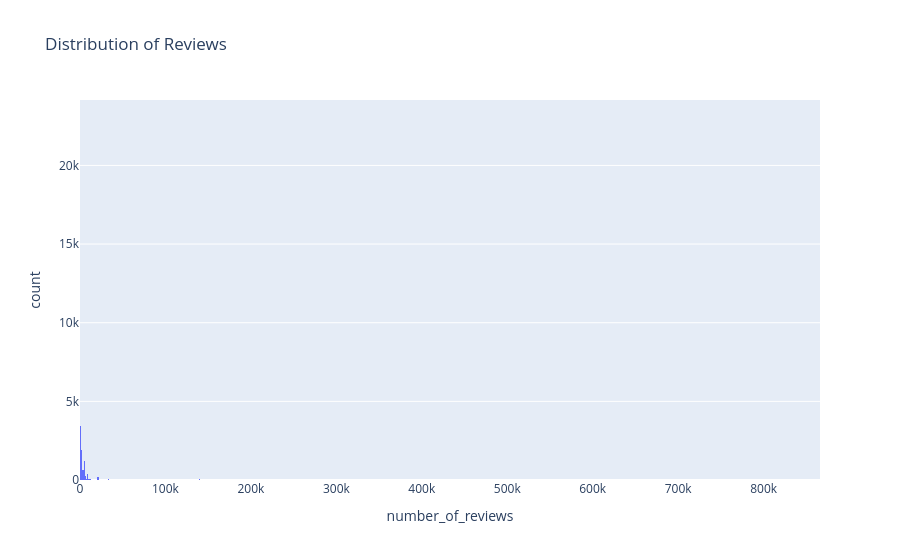

The notebook cell this image was saved under:
### Markdown cell above
### Distributions of (Reviews, Bought in last month, Price after Discount, Listed price)

### Code cell
px.histogram(data_frame=df, x= 'number_of_reviews', title='Distribution of Reviews ').show()
px.box(data_frame=df, x= 'number_of_reviews', title='Reviews outliers'  ).show()

### Figure 1 — Plotly figure (JSON) as saved in the notebook; plotly's stock layout.template omitted (floating-point values rounded to 4 significant figures; data arrays with more than 128 entries replaced by an {"elided": "..."} marker saying what was removed)
{"data": [{"bingroup": "x", "hovertemplate": "number_of_reviews=%{x}<br>count=%{y}<extra></extra>", "legendgroup": "", "marker": {"color": "#636efa", "pattern": {"shape": ""}}, "name": "", "orientation": "v", "showlegend": false, "type": "histogram", "x": {"elided": "41651 float values"}, "xaxis": "x", "yaxis": "y"}], "layout": {"barmode": "relative", "legend": {"tracegroupgap": 0}, "title": {"text": "Distribution of Reviews "}, "xaxis": {"anchor": "y", "domain": [0, 1], "title": {"text": "number_of_reviews"}}, "yaxis": {"anchor": "x", "domain": [0, 1], "title": {"text": "count"}}}}
